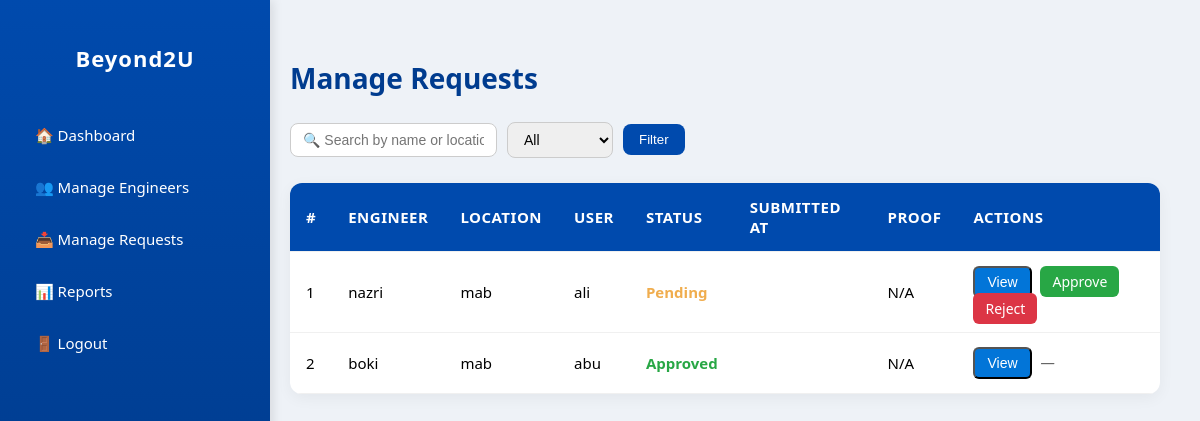
Page /beyond2u/manage_requests/ (signed in) on the earlier database version.
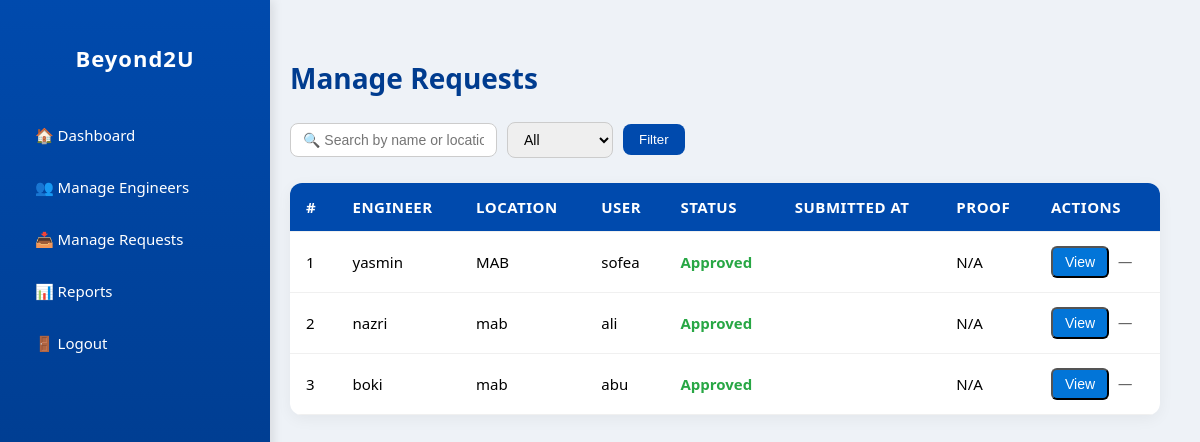
Same page on the later database version.
### inventorySystem/models.py (models this page shows, shortened)
class Request(models.Model):
    TYPE_CHOICES = [
        ('Tag Refresh', 'Tag Refresh'),
        ('Asset Refresh', 'Asset Refresh'),
        ('Tech Refresh', 'Tech Refresh'),
    ]
    STATUS_CHOICES = [
        ('Pending', 'Pending'),
        ('Approved', 'Approved'),
        ('Rejected', 'Rejected'),
    ]
    engineer = models.ForeignKey(settings.AUTH_USER_MODEL, on_delete=models.CASCADE)
    type = models.CharField(max_length=50, choices=TYPE_CHOICES)
    location = models.CharField(max_length=100)
    user = models.CharField(max_length=100)
    old_barcode = models.CharField(max_length=100, blank=True, null=True)
    new_barcode = models.CharField(max_length=100, blank=True, null=True)
    old_serial = models.CharField(max_length=100, blank=True, null=True)
    new_serial = models.CharField(max_length=100, blank=True, null=True)
    old_ip = models.CharField(max_length=50, blank=True, null=True)
    new_ip = models.CharField(max_length=50, blank=True, null=True)
    new_mac = models.CharField(max_length=50, blank=True, null=True)
    start_time = models.DateTimeField(blank=True, null=True)
    end_time = models.DateTimeField(blank=True, null=True)
    status = models.CharField(max_length=20, choices=STATUS_CHOICES, default='Pending')
    remarks = models.TextField(blank=True, null=True)
    proof = models.FileField(upload_to='proofs/', blank=True, null=True)
    assigned_approver = models.ForeignKey(
        settings.AUTH_USER_MODEL, related_name='approver', on_delete=models.SET_NULL, null=True, blank=True
    )
    created_at = models.DateTimeField(auto_now_add=True)
    old_hostname = models.CharField(max_length=100, blank=True, null=True)
    new_hostname = models.CharField(max_length=100, blank=True, null=True)
    rescheduled_date = models.DateField(blank=True, null=True)
    FORMAT_STATUS_CHOICES = [
        ('Formatted', 'Formatted'),
        ('Not Formatted', 'Not Formatted'),
    ]
    format_status = models.CharField(max_length=20, choices=FORMAT_STATUS_CHOICES, blank=True, null=True)
    reason_not_formatted = models.TextField(blank=True, null=True)
    UPLOAD_STATUS_CHOICES = [
        ('Uploaded', 'Uploaded'),
        ('Not Yet', 'Not Yet'),
    ]
    upload_status = models.CharField(max_length=20, choices=UPLOAD_STATUS_CHOICES, default='Not Yet')
    reason_not_uploaded = models.TextField(blank=True, null=True)

class User(AbstractUser):
    ROLE_CHOICES = [
        ('TeamLead', 'Team Lead'),
        ('SystemEngineer', 'System Engineer'),
    ]
    role = models.CharField(max_length=20, choices=ROLE_CHOICES, default='SystemEngineer')

### inventorySystem/views.py (the view, shortened to what this page needs)
# urls.py: path('manage_requests/', views.manage_requests, name='manage_requests'),
@login_required(login_url='login')
def manage_requests(request):
    search_query = request.GET.get('search', '')
    status_filter = request.GET.get('status', 'all')
    requests_qs = Request.objects.all()
    tech_requests_qs = TechRefreshRequest.objects.all()
    if status_filter and status_filter != 'all':
        requests_qs = requests_qs.filter(status=status_filter)
        tech_requests_qs = tech_requests_qs.filter(status=status_filter)
    requests_list = list(requests_qs) + list(tech_requests_qs)
    requests_list.sort(key=lambda x: getattr(x, 'created_at', getattr(x, 'submitted_at', None)), reverse=True)
    context = {
        'requests': requests_list,
        'search_query': search_query,
        'status_filter': status_filter,
    }
    return render(request, 'manage_requests.html', context)

### inventorySystem/templates/manage_requests.html (shortened to what this page needs)
<!DOCTYPE html>
<html lang="en">
<head>
</head>
<body>
<div class="sidebar">
  <h2>Beyond2U</h2>
  <a href="{% url 'teamlead_dashboard' %}">🏠 Dashboard</a>
  <a href="{% url 'manage_engineers' %}">👥 Manage Engineers</a>
  <a href="{% url 'manage_requests' %}">📥 Manage Requests</a>
  <a href="{% url 'reports' %}">📊 Reports</a>
  <a href="{% url 'logout' %}">🚪 Logout</a>
</div>
<div class="content">
  <h1>Manage Requests</h1>
  <form method="GET">
    <input type="text" name="search" placeholder="🔍 Search by name or location" value="{{ search_query }}">
    <select name="status">
      <option value="all" {% if status_filter == 'all' or not status_filter %}selected{% endif %}>All</option>
    </select>
    <button type="submit" class="btn-primary">Filter</button>
  </form>
  <table>
    <thead>
      <tr>
        <th>#</th><th>Engineer</th><th>Location</th><th>User</th>
        <th>Status</th><th>Submitted At</th><th>Proof</th><th>Actions</th>
      </tr>
    </thead>
    <tbody>
      {% for req in requests %}
      <tr>
        <td>{{ forloop.counter }}</td>
        <td>{{ req.engineer.username|default:"-" }}</td>
        <td>{{ req.location|default:"-" }}</td>
        <td>{{ req.user|default:"-" }}</td>
        <td class="status-{{ req.status|lower }}">{{ req.status|default:"-" }}</td>
        <td>{{ req.submitted_at|default:"-"|date:"Y-m-d H:i" }}</td>
        <td>{% if req.proof %}<a href="{{ req.proof.url }}" target="_blank">View</a>{% else %}N/A{% endif %}</td>
        <td>
          <button class="btn view-btn" onclick="openPopup('req-{{ req.id }}')">View</button>
          {% if req.status == "Pending" %}
            <a href="{% url 'approve_request' req.id %}" class="btn approve-btn">Approve</a>
            <a href="{% url 'reject_request' req.id %}" class="btn reject-btn">Reject</a>
          {% else %}
            <span>—</span>
          {% endif %}
        </td>
      </tr>
      {% empty %}
      <tr>
        <td colspan="8" style="text-align:center;">No requests found.</td>
      </tr>
      {% endfor %}
    </tbody>
  </table>
</div>
</body>
</html>

Differences in the rows shown:
added Request: engineer.username "yasmin", location "MAB", user "sofea", status "Approved", proof "N/A"
changed Request "ali": status "Pending" → "Approved"; status "Approve Reject" → "—"
